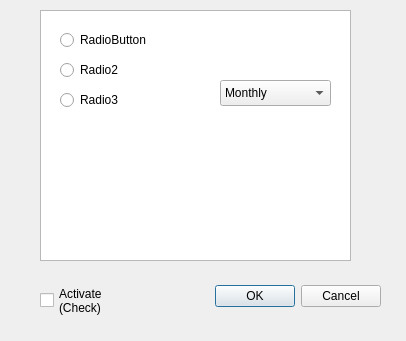
<?xml version="1.0" encoding="UTF-8"?>
<ui version="4.0">
 <class>VectorSelectByPointDialogBase</class>
 <widget class="QDialog" name="VectorSelectByPointDialogBase">
  <property name="geometry">
   <rect>
    <x>0</x>
    <y>0</y>
    <width>406</width>
    <height>341</height>
   </rect>
  </property>
  <property name="windowTitle">
   <string>vector_selectbypoint</string>
  </property>
  <widget class="QDialogButtonBox" name="button_box">
   <property name="geometry">
    <rect>
     <x>40</x>
     <y>280</y>
     <width>341</width>
     <height>32</height>
    </rect>
   </property>
   <property name="orientation">
    <enum>Qt::Horizontal</enum>
   </property>
   <property name="standardButtons">
    <set>QDialogButtonBox::Cancel|QDialogButtonBox::Ok</set>
   </property>
  </widget>
  <widget class="QTextBrowser" name="txtFeedback">
   <property name="geometry">
    <rect>
     <x>40</x>
     <y>10</y>
     <width>311</width>
     <height>251</height>
    </rect>
   </property>
  </widget>
  <widget class="QCheckBox" name="chkActivate">
   <property name="geometry">
    <rect>
     <x>40</x>
     <y>280</y>
     <width>87</width>
     <height>41</height>
    </rect>
   </property>
   <property name="text">
    <string>Activate
(Check)</string>
   </property>
  </widget>
  <widget class="QRadioButton" name="radioButton">
   <property name="geometry">
    <rect>
     <x>60</x>
     <y>30</y>
     <width>102</width>
     <height>20</height>
    </rect>
   </property>
   <property name="text">
    <string>RadioButton</string>
   </property>
   <attribute name="buttonGroup">
    <string notr="true">buttonGroup</string>
   </attribute>
  </widget>
  <widget class="QRadioButton" name="radioButton_2">
   <property name="geometry">
    <rect>
     <x>60</x>
     <y>60</y>
     <width>102</width>
     <height>20</height>
    </rect>
   </property>
   <property name="text">
    <string>Radio2</string>
   </property>
   <attribute name="buttonGroup">
    <string notr="true">buttonGroup</string>
   </attribute>
  </widget>
  <widget class="QRadioButton" name="radioButton_3">
   <property name="geometry">
    <rect>
     <x>60</x>
     <y>90</y>
     <width>102</width>
     <height>20</height>
    </rect>
   </property>
   <property name="text">
    <string>Radio3</string>
   </property>
   <attribute name="buttonGroup">
    <string notr="true">buttonGroup</string>
   </attribute>
  </widget>
  <widget class="QComboBox" name="comboBox">
   <property name="geometry">
    <rect>
     <x>220</x>
     <y>80</y>
     <width>111</width>
     <height>26</height>
    </rect>
   </property>
   <item>
    <property name="text">
     <string>Monthly</string>
    </property>
   </item>
   <item>
    <property name="text">
     <string>Yearly</string>
    </property>
   </item>
   <item>
    <property name="text">
     <string>Quarterly</string>
    </property>
   </item>
  </widget>
 </widget>
 <resources/>
 <connections>
  <connection>
   <sender>button_box</sender>
   <signal>accepted()</signal>
   <receiver>VectorSelectByPointDialogBase</receiver>
   <slot>accept()</slot>
   <hints>
    <hint type="sourcelabel">
     <x>20</x>
     <y>20</y>
    </hint>
    <hint type="destinationlabel">
     <x>20</x>
     <y>20</y>
    </hint>
   </hints>
  </connection>
  <connection>
   <sender>button_box</sender>
   <signal>rejected()</signal>
   <receiver>VectorSelectByPointDialogBase</receiver>
   <slot>reject()</slot>
   <hints>
    <hint type="sourcelabel">
     <x>20</x>
     <y>20</y>
    </hint>
    <hint type="destinationlabel">
     <x>20</x>
     <y>20</y>
    </hint>
   </hints>
  </connection>
 </connections>
 <buttongroups>
  <buttongroup name="buttonGroup"/>
 </buttongroups>
</ui>
